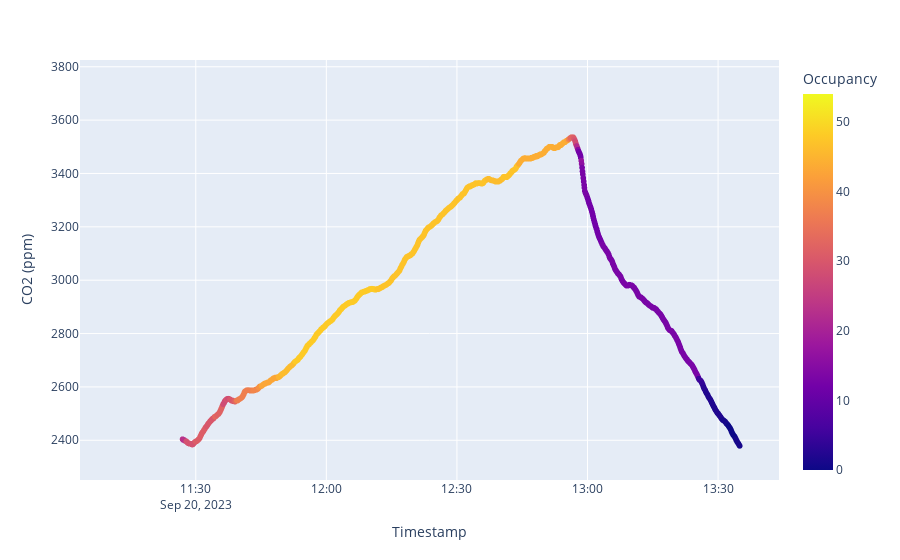

The notebook cell saved with this chart:
### Markdown cell above
## September 20:
    Position - Middle
    Weather - Cloudy

### Code cell
exp.scatter(data_frame=data,x=data['Timestamp'],y=data['CO2 (ppm)'],color=data['Occupancy'])

### Figure 1 — Plotly figure (JSON) as saved in the notebook; plotly's stock layout.template omitted (floating-point values rounded to 4 significant figures; data arrays with more than 128 entries replaced by an {"elided": "..."} marker saying what was removed)
{"data": [{"hovertemplate": "Timestamp=%{x}<br>CO2 (ppm)=%{y}<br>Occupancy=%{marker.color}<extra></extra>", "legendgroup": "", "marker": {"color": {"elided": "3654 int values"}, "coloraxis": "coloraxis", "symbol": "circle"}, "mode": "markers", "name": "", "showlegend": false, "type": "scattergl", "x": {"elided": "3654 str values"}, "xaxis": "x", "y": {"elided": "3654 int values"}, "yaxis": "y"}], "layout": {"autosize": true, "coloraxis": {"colorbar": {"title": {"text": "Occupancy"}}, "colorscale": [[0, "#0d0887"], [0.1111, "#46039f"], [0.2222, "#7201a8"], [0.3333, "#9c179e"], [0.4444, "#bd3786"], [0.5556, "#d8576b"], [0.6667, "#ed7953"], [0.7778, "#fb9f3a"], [0.8889, "#fdca26"], [1, "#f0f921"]]}, "legend": {"tracegroupgap": 0}, "margin": {"t": 60}, "xaxis": {"anchor": "y", "autorange": false, "domain": [0, 1], "range": ["2023-09-20 11:03:23.9527", "2023-09-20 13:43:59.8542"], "showspikes": false, "title": {"text": "Timestamp"}, "type": "date"}, "yaxis": {"anchor": "x", "autorange": false, "domain": [0, 1], "range": [2251.0, 3825.0], "showspikes": false, "title": {"text": "CO2 (ppm)"}, "type": "linear"}}}
